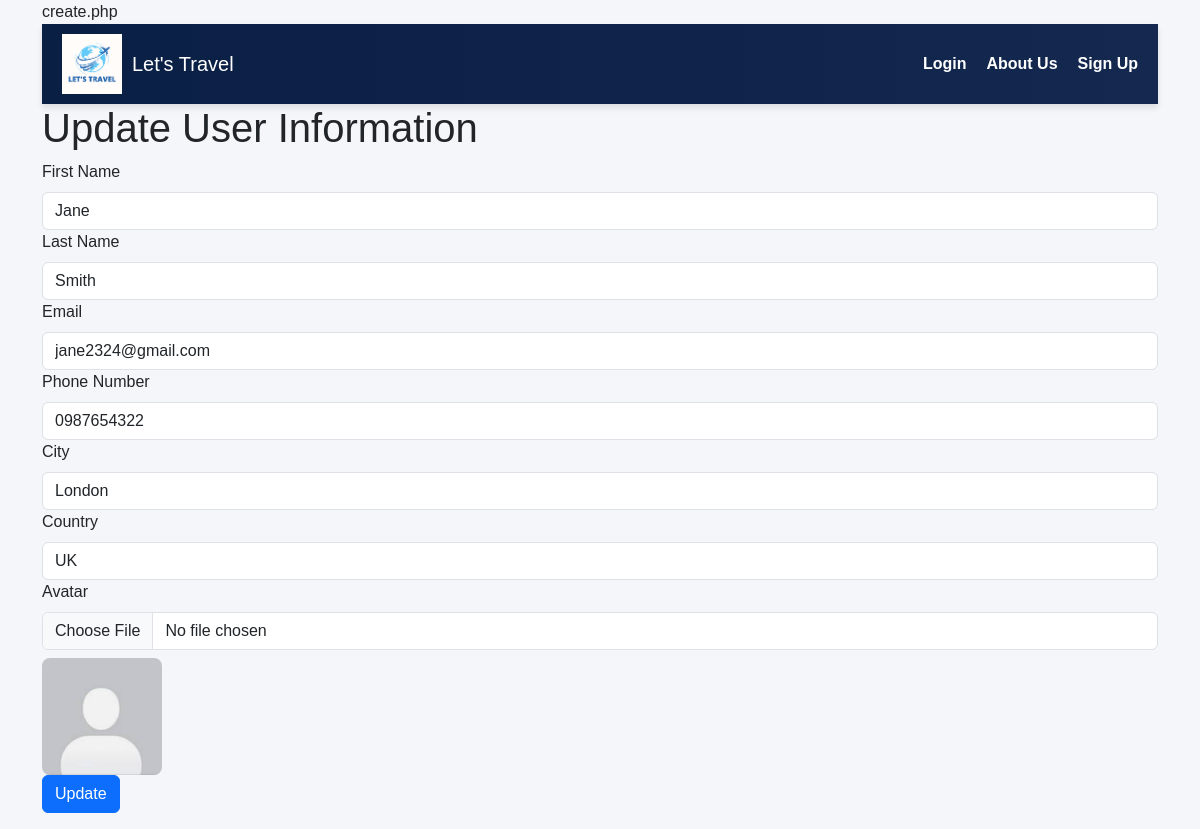
/admin/user/update.php?id=2, run on the app's committed database.
### tables this page shows
CREATE TABLE `user` (
  `UserID` int(11) NOT NULL,
  `FirstName` varchar(255) NOT NULL,
  `LastName` varchar(255) NOT NULL,
  `FullName` varchar(255) GENERATED ALWAYS AS (CONCAT(`FirstName`, ' ', `LastName`)) STORED,
  `Email` varchar(200) NOT NULL,
  `PhoneNumber` varchar(20) DEFAULT NULL,
  `Password` varchar(255) NOT NULL,
  `City` varchar(255) DEFAULT NULL,
  `Country` varchar(255) DEFAULT NULL,
  `Avatar` varchar(255) DEFAULT NULL,
  `user_type` varchar(20) NOT NULL DEFAULT 'user',
  PRIMARY KEY (`UserID`)
);

### admin/user/update.php (the view, shortened to what this page needs)
<?php
$id = '';
if (isset($_GET['id'])) {
    $id = $_GET['id'];
}
$dbhost = 'localhost:3307';
$dbuser = 'root';
$dbpassword = '';
$dbname = 'travel_blog';
$conn = @mysqli_connect($dbhost, $dbuser, $dbpassword, $dbname)
    or die ('Failed to connect to db.');
$sql = "SELECT * FROM user WHERE UserID = '$id'";
$_result = mysqli_query($conn, $sql);
$user = mysqli_fetch_assoc($_result);
$firstName = $user['FirstName'];
$lastName = $user['LastName'];
$email = $user['Email'];
$phoneNumber = $user['PhoneNumber'];
$city = $user['City'];
$country = $user['Country'];
$avatar = $user['Avatar'];
?>
<!DOCTYPE html>
<html lang="en">
<head>
    <link rel="stylesheet" href="https://cdn.jsdelivr.net/npm/bootstrap@5.3.3/dist/css/bootstrap.min.css">
</head>
<body class="container">
     <?php include("../../inc/_navbar.php"); ?>
    <h1>Update User Information</h1>
    <form action="" method="POST" enctype="multipart/form-data">
        <div class="form-group">
            <label for="FirstName" class="form-label">First Name</label>
            <input type="text" id="FirstName" name="FirstName" class="form-control" value="<?php echo $firstName; ?>">
        </div>
        <div class="form-group">
            <label for="LastName" class="form-label">Last Name</label>
            <input type="text" id="LastName" name="LastName" class="form-control" value="<?php echo $lastName; ?>">
        </div>
        <div class="form-group">
            <label for="Email" class="form-label">Email</label>
            <input type="email" id="Email" name="Email" class="form-control" value="<?php echo $email; ?>">
        </div>
        <div class="form-group">
            <label for="PhoneNumber" class="form-label">Phone Number</label>
            <input type="text" id="PhoneNumber" name="PhoneNumber" class="form-control" value="<?php echo $phoneNumber; ?>">
        </div>
        <div class="form-group">
            <label for="City" class="form-label">City</label>
            <input type="text" id="City" name="City" class="form-control" value="<?php echo $city; ?>">
        </div>
        <div class="form-group">
            <label for="Country" class="form-label">Country</label>
            <input type="text" id="Country" name="Country" class="form-control" value="<?php echo $country; ?>">
        </div>
        <div class="form-group">
            <label for="fileAvatar" class="form-label">Avatar</label>
            <input type="file" id="fileAvatar" name="fileAvatar" class="form-control">
            <?php if (!empty($avatar)): ?>
                <div class="mt-2">
                    <img src="<?php echo (strpos($avatar, '../uploads/') === 0) ? substr($avatar, 2) : $avatar; ?>" alt="Current Avatar" width="120" style="border-radius:8px;">
                </div>
            <?php endif; ?>
        </div>
        <button type="submit" class="btn btn-primary">Update</button>
    </form>
</body>
</html>

### inc/_navbar.php (style rules this page uses)
body { margin: 0; font-family: Arial, sans-serif; background-color: #f4f6f9; }

### data on the page
user: FirstName "Jane", LastName "Smith", Email "jane2324@gmail.com", PhoneNumber "0987654322", City "London", Country "UK", Avatar (picture)
